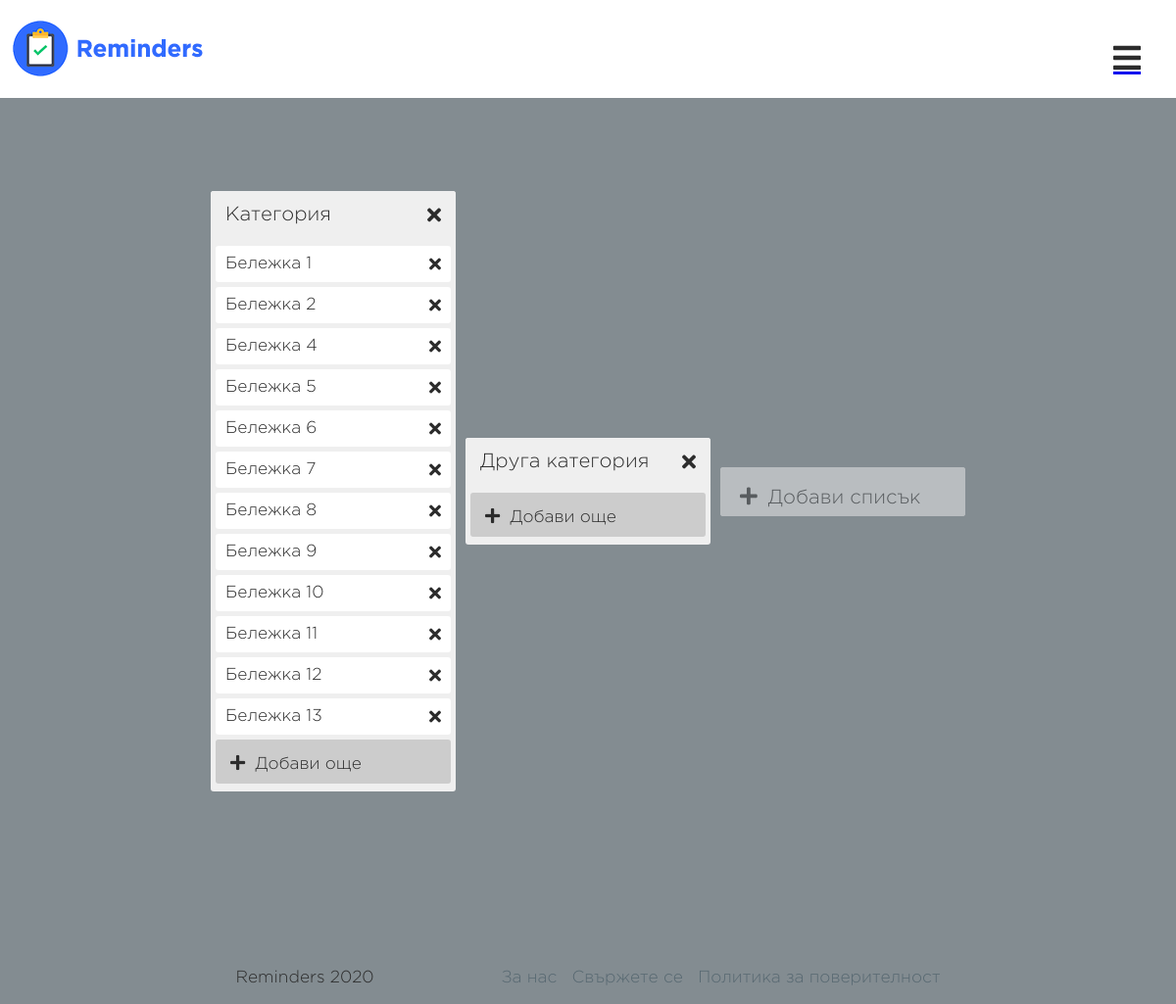
The page /dashboard/ (signed in) on the database its author committed.
### core/models.py (models this page shows)
class Note(models.Model):
    id = models.AutoField(primary_key=True)
    category = models.CharField(max_length=22)
    user_id = models.ForeignKey(User, on_delete=models.CASCADE)
    description = models.TextField()
    is_visible = models.BooleanField(max_length=1)
    joined_users = models.TextField()

### dashboard/views.py (the view, shortened to what this page needs)
# urls.py: path('', views.index, name='index'),
def index(request):
    notes_by_category = {}
    if 'name' not in request.session:
        return redirect('../', {})
    cur_user = User.objects.get(username=request.session['name'])
    for note in Note.objects.filter(user_id=cur_user.getId()):
        cat = str(note.category).strip(" ")
        try:
            notes_by_category[cat]
        except KeyError:
            notes_by_category[cat] = []
        finally:
            if bool(note.is_visible):
                notes_by_category[cat].append(note)
    can_add_category = True
    if len(notes_by_category.keys()) > 4:
        can_add_category = False
    return render(request, 'dashboard/index.html', {'user_notes': notes_by_category, 'add_additional': can_add_category})

### core/models.py (called while the page is built)
    def getId(self):
        return self.id

### core/templates/dashboard/index.html (shortened to what this page needs)
{% extends 'dashboard/base.html' %}
{% block content %}
<main rel="main">
    <section class="notes-section">
            {% for category, notes in user_notes.items %}
                <div class="note-wrapper">
                    <div class="note-category-active">
                        <form method="post" autocomplete="off" name="category-{{category}}">
                            <h3 class="note-title">{{ category }} <i class="fas fa-times close-category" style="float: right;"></i></h3>
                        </form>
                        <br><br><br>
                        {% for note in notes %}
                            {% if note.description != 'placeholder' %}
                                <div class="note-item">
                                    <form method="post" class="{{ note.id }}">
                                        {{ note.description }}
                                        <i class="fas fa-times note-close" id="{{ note.id }}" style="top:0; right: 0; float:right;"><input type="submit" name="note_close" hidden></i>
                                    </form>
                                </div>
                            {% endif %}
                        {% endfor %}
                        <div class="note-item-add">
                            <i class="fas fa-plus" style="left:0; margin: 5px;"></i> Добави още
                        </div>
                    </div>
                </div>
            {% endfor %}
            {% if add_additional %}
            <div class="note-wrapper">
                <div class="note-category">
                    <h3 class="note-title"><i class="fas fa-plus" style="left:0; margin: 5px;"></i> Добави списък</h3>
                </div>
            </div>
            {% endif %}
    </section>
</main>
{% endblock %}
{% block footer %} {% include 'dashboard/footer.html' %} {% endblock %}

### core/templates/dashboard/base.html (shortened to what this page needs)
{% load static %}
<!DOCTYPE html>
<html lang="bg">
<head>
    <link rel="stylesheet" href="{% static 'css/dashboard.css' %}">
    <link rel="stylesheet" href="{% static 'css/all.css' %}">
</head>
<body>
{% include 'dashboard/header.html' %}
{% block content %}{% endblock %}
{% block footer %}{% endblock %}

### core/templates/dashboard/header.html (shortened to what this page needs)
{% load static %}
<header>
    <div class="logo-section">
         <a href="{% url 'dashboard:index' %}"><img src="{% static 'media/logo_small_blue.png' %}" alt="Reminders Logo"></a>
    </div>
    <div class="burger-menu-mobile"><a href="#"><i class="fas fa-bars"></i></a></div>
</header>

### core/templates/dashboard/footer.html (shortened to what this page needs)
<footer>
    <p>Reminders 2020<span><a href="{% url 'about' %}">За нас</a> <a href="{% url 'contact' %}">Свържете се</a> <a href="{% url 'privacy_policy' %}">Политика за поверителност</a></span></p>
</footer>
    </body>
</html>

### core/static/css/dashboard.css (style rules this page uses)
html { font-family:Gotham Pro Light; font-weight: 300; font-size: 13pt; }
body { margin: 0; background-color: rgb(131, 140, 145); color: #2c2c2c; width: 100%; height: auto; display: flex; flex-wrap: wrap; overflow-x: hidden; }
main { width: auto; height: 100%; margin: 20px auto; }
section { width: 100%; height: auto; max-width: 1060px; margin: 0 auto; display:flex; }
h1,h2,h3,h4,h5,h6 { font-weight: 300; }
header { margin:0 auto; width: 100%; display:flex; align-items: center; background-color: #fff; }
.logo-section { padding-left: 20px; flex: 1 1; }
.burger-menu-mobile { position: fixed; right: 0; top: 0; color: #2c2c2c; margin-right: 20px; margin-top: 10px; font-size: 32px; padding: 16px 16px 32px 32px; border-radius: 0% 0% 0% 100%; transition: 1s; cursor: pointer; z-index: 20; }
.burger-menu-mobile i { color:#2c2c2c; text-decoration: none; display:none; }
.notes-section { width: 100%; height: 100%; }
.note-wrapper { margin: 5px; }
.note-title { cursor: pointer; background-color: #efefef; width: 250px; height: 50px; margin-top:0; padding: 15px; position: fixed; display: inline-block; border-radius: 3px; }
.note-category { width: 250px; height: auto; min-height: 50px; background-color: #efefef; opacity: 0.5; border-radius: 3px; padding-bottom: 3px; }
.note-category-active { margin-top: 0px; width: 250px; height: auto; max-height: 700px; min-height: 50px; background-color: #efefef; border-radius: 3px; padding-bottom: 3px; overflow-y: auto; overflow-x: hidden; }
.note-item { cursor: pointer; margin: 5px; padding: 10px; max-height: 70px; background-color: #fff; border-radius: 3px; text-align:left; }
.note-item-add { cursor: pointer; margin: 5px; padding: 10px; background-color: #ccc; border-radius: 3px; text-align:left; max-height: 45px; box-sizing: border-box; }
footer { width: 100%; height: auto; padding-left: 20px; padding-right: 20px; margin-top: 100px; text-align: center; bottom: 0; color: #2c2c2c; }
footer span { padding-left: 120px; }
footer a { padding-left: 10px; color: rgb(87, 104, 113); text-decoration: none; }
@media only screen and (max-width:1250px) { html,body { overflow-x:hidden; } }
@media only screen and (max-width:1250px) { header { top: 0; margin-top: 0; position: fixed; background-color: #fff; z-index: 10; width: 100%; height: 100px; } }
@media only screen and (max-width:1250px) { main { margin-top: 150px; } }
@media only screen and (max-width:1250px) { section { width: 90%; align-items: center; clear: both; margin: 20px 10px; padding: 20px; } }
@media only screen and (max-width:1250px) { .logo-section { margin: 0; padding: 0; } }
@media only screen and (max-width:1250px) { .burger-menu-mobile { display:block; } }
@media only screen and (max-width:1250px) { .burger-menu-mobile i { display:block; padding-top: 17px; } }

### core/static/css/all.css (style rules this page uses)
.fa, .fas, .far, .fal, .fad, .fab { -moz-osx-font-smoothing: grayscale; -webkit-font-smoothing: antialiased; display: inline-block; font-style: normal; font-variant: normal; text-rendering: auto; line-height: 1; }
.fa-bars:before { content: "\f0c9"; }
.fa-plus:before { content: "\f067"; }
.fa-times:before { content: "\f00d"; }
.fa, .fas { font-family: 'Font Awesome 5 Free'; font-weight: 900; }

### rows shown on the page
Note: category "Категория", description "Бележка 1"
Note: description "Бележка 2"
Note: description "Бележка 4"
Note: description "Бележка 5"
Note: description "Бележка 6"
Note: description "Бележка 7"
Note: description "Бележка 8"
Note: description "Бележка 9"
Note: description "Бележка 10"
Note: description "Бележка 11"
Note: description "Бележка 12"
Note: description "Бележка 13"
Note: user_notes "Друга категория"
